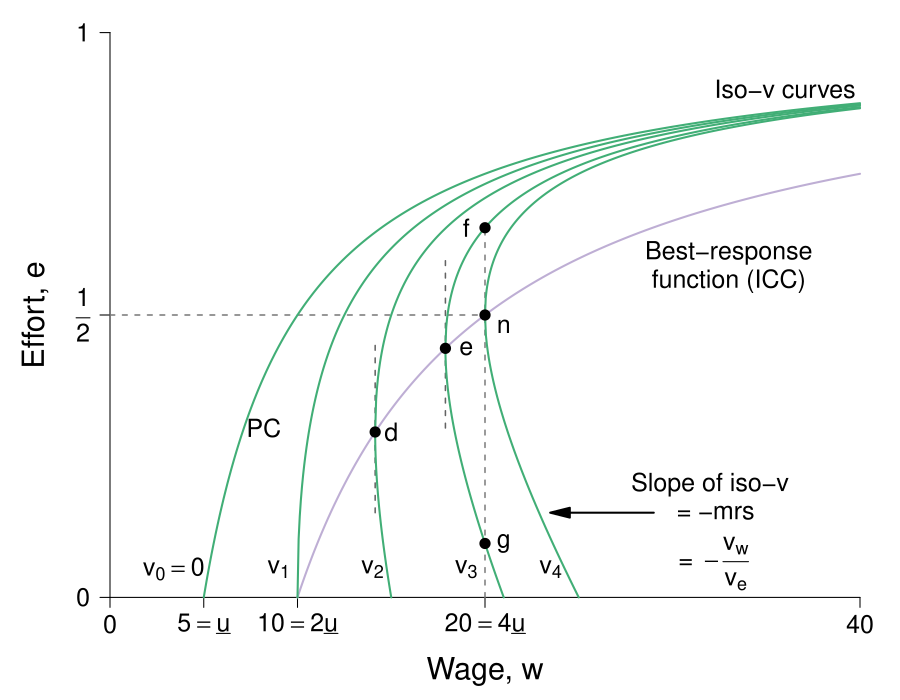

Generate this figure with R:
#' Graph Designer: Scott Cohn and Harriet Brookes Gray
#' Authors: Bowles and Halliday
#' Title: Coordination, Conflict and Competition: A Text in Microeconomics

require(ggplot2)
require(shape)
pdf(file = "employment/brf.pdf", width = 9, height = 7)

#Set parameters for graphics
pointsize <- 1.8
axislabelsize <- 1.8
labelsize <- 1.5
namesize <- 1.8
annotatesize <- 1.5
graphlinewidth <- 2
segmentlinewidth <- 1.5

COL <- c("#7fc97f", "#beaed4", "#fdc086", "#ffff99", "#386cb0", "#f0027f", "#bf5b17", "#666666")
COLA <- c("#e0f3db", "#99d8c9","#66c2a4","#41ae76", "#238b45", "#005824")
COLB <- c("#c6dbef", "#4eb3d3", "#2b8cbe", "#0868ac","#084081")
COLC <- c("#fcfbfd", "#efedf5", "#dadaeb", "#bcbddc", "#9e9ac8", "#807dba", "#6a51a3", "#54278f", "#3f007d")
grays <- gray.colors(25, start = 1, end = 0)

#The equation is below when v = 0. See Wolfram Alpha output. 
isov <- function(p, delta = 5) {
  (p - delta)/p
}

isovhigh1 <- function(p, delta = 5, v = 5){
  (sqrt(p^2 - 4 * delta * v) - p + 2*v)/( 2 * v )
}

isovlow1 <- function(p, delta = 5, v = 5){
  (-sqrt(p^2 - 4 * delta * v) - p + 2*v)/( 2 * v )
}

isovhigh2 <- function(p, delta = 5, v = 10){
  (sqrt(p^2 - 4 * delta * v) - p + 2*v)/( 2 * v )
}

isovlow2 <- function(p, delta = 5, v = 10){
  (-sqrt(p^2 - 4 * delta * v) - p + 2*v)/( 2 * v )
}

isovhigh3 <- function(p, delta = 5, v = 15){
  (sqrt(p^2 - 4 * delta * v) - p + 2*v)/( 2 * v )
}

isovlow3 <- function(p, delta = 5, v = 15){
  (-sqrt(p^2 - 4 * delta * v) - p + 2*v)/( 2 * v )
}

isovhigh4 <- function(p, delta = 5, v = 15){
  (sqrt(p^2 - 4 * delta * v) - p + 2*v)/( 2 * v )
}

isovlow4 <- function(p, delta = 5, v = 15){
  (-sqrt(p^2 - 4 * delta * v) - p + 2*v)/( 2 * v )
}

brfFn <- function(p, delta = 5) {
  1 - (2*delta) /p
}

#This is evaluated for p = 12; q = 12/(8*sqrt(12^2 - 4*delta1*v1)) - 1/8 for the slope
#At p = 12; q = (-sqrt(12^2 - 4*v1*delta1) - 12 + 2*v1)/(2*v1) = 0.799
tangencyLine <- function(p){
  (p*(0.05))
}



#COL <- c("#bae4b3", "#74c476", "#238b45")
#COL <- c("#f7fcf0", "#e0f3db", "#ccebc5", "#a8ddb5", "#7bccc4", "#4eb3d3", "#2b8cbe", "#08589e")
#COL <- c("#f7fcf5", "#e5f5e0", "#c7e9c0", "#a1d99b", "#74c476", "#41ab5d", "#238b45", "#005a32")
par(mar =  c(4, 4, .5, .5))

xlims <- c(0, 40)
ylims <- c(0, 1)

plot(0, 0, xlim = xlims, ylim = ylims, type = "n",
     xlab = "",
     ylab = "",
     xaxt = "n", yaxt = "n", cex.lab = axislabelsize, bty = "n")

mtext(expression(paste("Wage, ", w)), side=1, line = 2.5, cex = axislabelsize)
text(-4, ylims[2] - 0.5*(ylims[2] - ylims[1]), expression(paste("Effort, ", e)), xpd = TRUE, cex = axislabelsize, srt = 90) 


npts <- 500 
npts2 <- 501
#Specify the sequences of points for graphing. 
xx0 <- seq(5, xlims[2], length.out = npts)
xx1 <- seq(10, xlims[2], length.out = npts)
xx2 <- seq(xlims[1], 15, length.out = npts)
xx3 <- seq(10, xlims[2], length.out = npts2)
xx4 <- seq(xlims[1], 10, length.out = npts2)
#For below, I solved sqrt(p^2 - 200) - p + 200/p = 0, getting p = 10*sqrt(2) = 14.14214
xx5 <- seq(14.14214, xlims[2], length.out = npts2)
xx6 <- seq(14.14214, 15, length.out = npts2)

xx7 <- seq(17.889, xlims[2], length.out = npts2)
xx8 <- seq(17.889, 21, length.out = npts2)

xx9 <- seq(20, xlims[2], length.out = npts2)
xx10 <- seq(xlims[1], 25, length.out = npts2)

#Customize ticks and labels for the plot
ticksy <- c(0, 0.5, 1)
ylabels <- c(0, expression(paste(frac(1,2))), 1)
ticksx <- c(0, 5, 10, 20, 40)
xlabels <- c(0, expression(paste(5== underline("u"))) ,expression(paste(10 == 2*underline("u"))), expression(paste(20 == 4*underline("u"))) , 40)
axis(1, at = ticksx, pos = 0, labels = xlabels, cex.axis = labelsize)
axis(2, at = ticksy, pos = 0, labels = ylabels, las = 1, cex.axis = labelsize)

#Annotation of the three graphs and the NE

text(3.4, 0.05, expression(paste(v[0] == 0)), cex = annotatesize)
text(9.0, 0.05, expression(paste(v[1])), cex = annotatesize)
text(14, 0.05, expression(paste(v[2])), cex = annotatesize)
text(19, 0.05, expression(paste(v[3])), cex = annotatesize)
text(23.5, 0.05, expression(paste(v[4])), cex = annotatesize)
text(21, 0.48, expression(paste("n")), cex = annotatesize)
text(33, 0.61, expression(paste("Best-response")), cex = annotatesize)
text(33, 0.56, expression(paste("function (ICC)")), cex = annotatesize)
text(36, 0.9, expression(paste("Iso-v curves")), cex = annotatesize)
text(8.2, 0.3, expression(paste("PC")), cex = annotatesize)

#Lines for the coordinates of the Nash equilbrium
#segments(10, 0, 10, 0.175, lty = 2, col = grays[22], lwd = segmentlinewidth)
segments(20, 0, 20, 0.6545, lty = 2, col = grays[20], lwd = segmentlinewidth)
segments(0, 0.5, 20, 0.5, lty = 2, col = grays[20], lwd = segmentlinewidth)
segments(14.14214, 0.15, 14.14214, 0.45, lty = 2, col = grays[22], lwd = segmentlinewidth)
segments(17.889, 0.3, 17.889, 0.6, lty = 2, col = grays[22], lwd = segmentlinewidth)

#Draw the lines for the graphs
lines(xx0, isov(xx0, delta = 5), col = COLA[4], lwd = graphlinewidth)
lines(xx1, brfFn(xx1), col = COL[2], lwd = graphlinewidth)
#lines(xx2, tangencyLine(xx2), col = "darkgrey", lwd = segmentlinewidth, lty = 2)
lines(xx3, isovhigh1(xx3, v = 5, delta = 5), col = COLA[4], lwd = graphlinewidth)
lines(xx4, isovlow1(xx4, v = 5, delta = 5), col = COLA[4], lwd = graphlinewidth)
lines(xx5, isovhigh2(xx5, v = 10, delta = 5), col = COLA[4], lwd = graphlinewidth)
lines(xx6, isovlow2(xx6, v = 10, delta = 5), col = COLA[4], lwd = graphlinewidth)
lines(xx7, isovhigh3(xx7, v = 16, delta = 5), col = COLA[4], lwd = graphlinewidth)
lines(xx8, isovlow3(xx8, v = 16, delta = 5), col = COLA[4], lwd = graphlinewidth)
lines(xx9, isovhigh4(xx9, v = 20, delta = 5), col = COLA[4], lwd = graphlinewidth)
lines(xx10, isovlow4(xx10, v = 20, delta = 5), col = COLA[4], lwd = graphlinewidth)

#Arrows and slope of iso-v label
Arrows(29, 0.15, 24, 0.15,  col = "black", lty = 1, lwd = 2, arr.type = "triangle")
text(32, 0.2, expression(paste("Slope of iso-v")), cex = annotatesize)
text(32.3, 0.15, expression(paste(" = -mrs ")), cex = annotatesize)
text(32, 0.06, expression(paste(" = " -frac(v[w], v[e]))), cex = annotatesize)

#Add a point for the NE
points(20, 0.5, pch = 16, col = "black", cex = 1.5)


#Add a point for b
# points(10, 0.5, pch = 16, col = "black", cex = 1.5)
# text(9.5, 0.53, expression(paste("b")), cex = annotatesize)

#Add a point for d
#Figure out q for p = 14.14214: q = 1 - 2delta/p = 1 - (2*5)/14.14214 =  0.2928934
points(14.14214, 0.2928934, pch = 16, col = "black", cex = 1.5)
text(15, 0.2928934, expression(paste("d")), cex = annotatesize)

points(17.889, 0.441, pch = 16, col = "black", cex = 1.5)
text(19, 0.441, expression(paste("e")), cex = annotatesize)

# points same wage w incr/decr in effort
points(20, 0.0955, pch = 16, col = "black", cex = 1.5)
text(21, 0.0955, expression(paste("g")), cex = annotatesize)
points(20, 0.6545, pch = 16, col = "black", cex = 1.5)
text(19, 0.6545, expression(paste("f")), cex = annotatesize)

dev.off()
